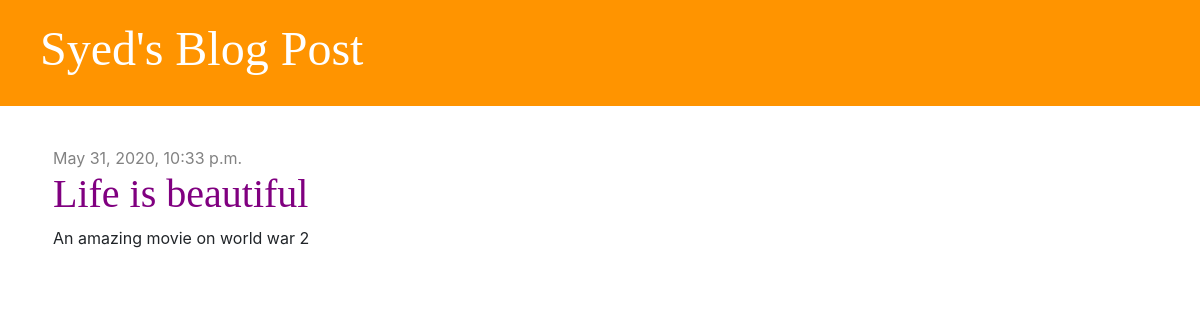
The app's page /post/4/ with its own data.
### blog/models.py (models this page shows, shortened)
class Post(models.Model):
    auther=models.ForeignKey('auth.User',on_delete=models.CASCADE)
    title=models.CharField(max_length=200)
    text=models.TextField()
    created_date=models.DateTimeField(default=timezone.now)
    published_date=models.DateTimeField( blank=True, null=True)

### blog/views.py (the view)
# urls.py: path('post/<int:pk>/',views.post_detail, name='post_detail'),
def post_detail(request,pk):
    post= get_object_or_404(Post,pk=pk)
    stuff_for_frontend={'post':post}
    return render(request,'blog/post_detail.html',stuff_for_frontend)

### blog/templates/blog/post_detail.html (shortened to what this page needs)
{% extends 'blog/base.html'%}
{% block content %}
    <div class='post'>
        {% if post.published_date %}
        <div class='date'>
            {{post.published_date}}
        </div>
        {% endif %}
        <h1>{{post.title}}</h1>
        <p>{{post.text|linebreaksbr}}</p>
    </div>
{% endblock %}

### blog/static/css/blog.css (style rules this page uses)
h1,h2,h3,h4 { font-family: 'Tangerine:bold,bolditalic','Inconsolata:italic','Droid+Sans', serif; font-size: 40px; }
.date { color: #828282; }
.post { margin-top: 40px; margin-bottom: 70px; }
.post h1,h2 a { color: #000000; }
.post h1,h2 a:visited { color: purple; }

### records on screen
Post: published_date "May 31, 2020, 10:33 p.m.", title "Life is beautiful", text "An amazing movie on world war 2"
